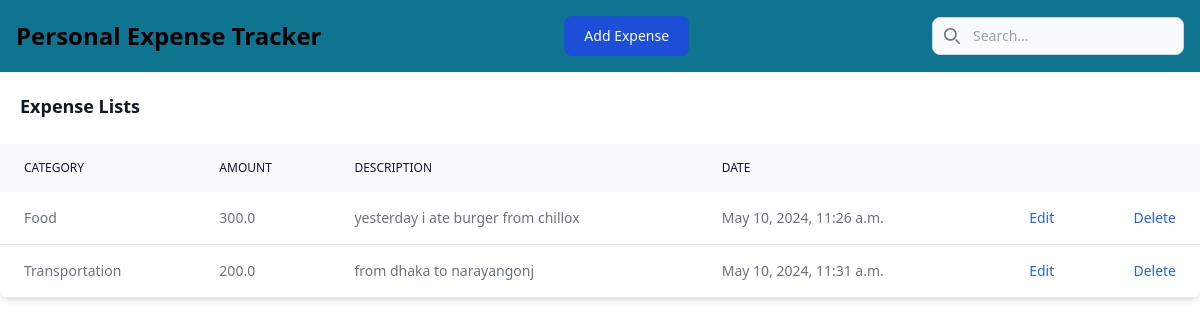
Before: / with the older database file.
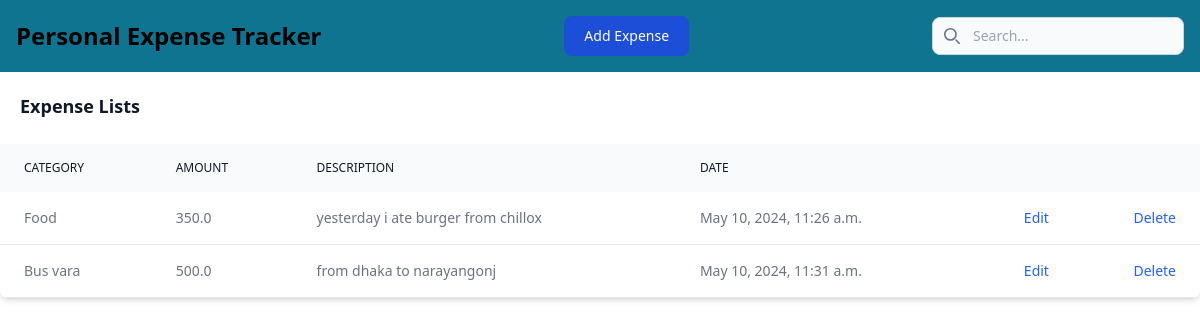
After: the same page with the newer database file.
### DailyTracker/models.py (models this page shows, shortened)
class Expense(models.Model):
     amount = models.FloatField(default=0.00)
     category = models.CharField(max_length=100)
     description = models.CharField(max_length=200)
     date = models.DateTimeField(auto_now_add=True)

### DailyTracker/views.py (the view)
# urls.py: path("", views.home, name="home"),
def home(request):
    form = ExpenseForm()
    expenses = Expense.objects.all()  # Retrieve all expenses
    return render(request, "home.html", {"form": form, "expenses": expenses})

### DailyTracker/forms.py
class ExpenseForm(forms.ModelForm):
    class Meta:
        model = Expense
        fields = ['amount', 'category', 'description',]

### Templates/home.html (shortened to what this page needs)
{% extends "base.html" %}
{% block start %}
<div class="relative overflow-x-auto shadow-md sm:rounded-lg">
    <table class="w-full mx-auto text-sm text-left rtl:text-right text-gray-500 dark:text-gray-400">
        <caption class="p-5 text-lg font-semibold text-left rtl:text-right text-gray-900 bg-white dark:text-white dark:bg-gray-800"> Expense Lists
        </caption>
        <thead class="text-xs text-gray-700 uppercase bg-gray-50 dark:bg-gray-700 dark:text-gray-400">
            <tr>
                <th scope="row" class="px-6 py-4 font-medium text-gray-900 whitespace-nowrap dark:text-white" scope="col" class="px-6 py-3">
                    Category
                </th>
                <th scope="row" class="px-6 py-4 font-medium text-gray-900 whitespace-nowrap dark:text-white" scope="col" class="px-6 py-3">
                    Amount
                </th>
                <th scope="row" class="px-6 py-4 font-medium text-gray-900 whitespace-nowrap dark:text-white" scope="col" class="px-6 py-3">
                    Description
                </th>
                <th scope="row" class="px-6 py-4 font-medium text-gray-900 whitespace-nowrap dark:text-white" scope="col" class="px-6 py-3">
                    Date
                </th>
                <th scope="col" class="px-6 py-3">
                </th>
                <th scope="col" class="px-6 py-3">
                </th>
            </tr>
        </thead>
        <tbody>
            {% for expense in expenses %}
            <tr class="bg-white border-b dark:bg-gray-800 dark:border-gray-700">
                <td class="px-6 py-4">{{ expense.category }}</td>
                <td class="px-6 py-4">{{ expense.amount }}</td>
                <td class="px-6 py-4">{{ expense.description }}</td>
                <td class="px-6 py-4">{{ expense.date }}</td>
            <td class="px-6 py-4 text-right">
                <a href="{% url 'edit_expense' expense_id=expense.id %}" class="font-medium text-blue-600 dark:text-blue-600 hover:underline">Edit</a>
            </td>
            <td class="px-6 py-4 text-right">
                <a href="#" class="font-medium text-blue-600 dark:text-red-500 hover:underline">Delete</a>
            </td>
            </tr>
            {% endfor %}
{% endblock %}

Changed rows visible on the page:
changed Expense "Food": amount "300.0" → "350.0"
changed Expense "from dhaka to narayangonj": category "Transportation" → "Bus vara"; amount "200.0" → "500.0"
